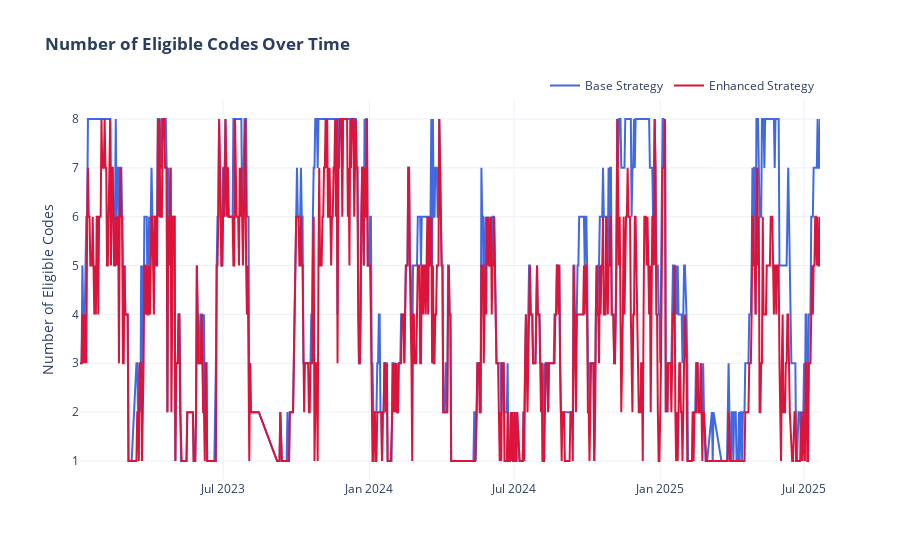

Here is the notebook cell this chart was saved with:
### Code cell
logger.info("Visualizing number of active positions over time...")

fig = go.Figure()
fig.add_trace(go.Scatter(x=daily_eligible_base.index, y=daily_eligible_base, mode="lines", name="Base Strategy", line=dict(color="royalblue")))
fig.add_trace(go.Scatter(x=daily_eligible_enhanced.index, y=daily_eligible_enhanced, mode="lines", name="Enhanced Strategy", line=dict(color="crimson")))
fig.update_layout(
    title_text="<b>Number of Eligible Codes Over Time</b>",
    yaxis_title="Number of Eligible Codes",
    legend=dict(orientation="h", yanchor="bottom", y=1, xanchor="right", x=1),
    template="plotly_white"
)
fig.show()

### Figure 1 — Plotly figure (JSON) as saved in the notebook; plotly's stock layout.template omitted (floating-point values rounded to 4 significant figures; data arrays with more than 128 entries replaced by an {"elided": "..."} marker saying what was removed)
{"data": [{"line": {"color": "royalblue"}, "mode": "lines", "name": "Base Strategy", "type": "scatter", "x": {"elided": "854 str values"}, "y": {"elided": "854 int values"}}, {"line": {"color": "crimson"}, "mode": "lines", "name": "Enhanced Strategy", "type": "scatter", "x": {"elided": "823 str values"}, "y": {"elided": "823 int values"}}], "layout": {"legend": {"orientation": "h", "x": 1, "xanchor": "right", "y": 1, "yanchor": "bottom"}, "title": {"text": "<b>Number of Eligible Codes Over Time</b>"}, "yaxis": {"title": {"text": "Number of Eligible Codes"}}}}
